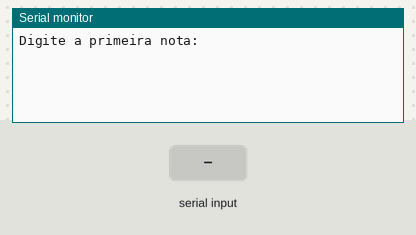
The sketch below on a simulated Arduino Uno, built with avr-gcc and run on an emulated ATmega328P. Shown: the last lines printed to the serial monitor. The inputs (shaded band) are chosen by the test bench.

Above: at 1.2 s.
1.3 s: "90,45,200\n" received over Serial
At 2.1 s:
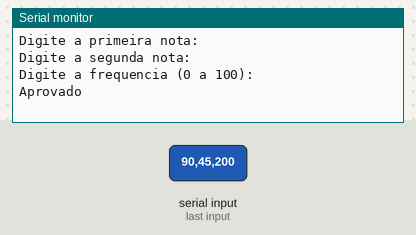
2.8 s: "30,150,10\n" received over Serial
At 3.3 s:
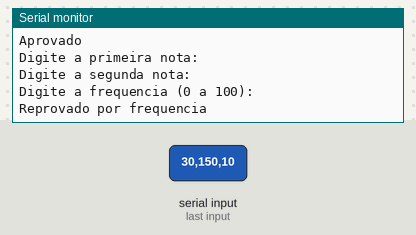

Measured:
- after the input at 1.3 s, the serial monitor: prints a new line at once (image 1)
- after the input at 2.8 s, the serial monitor: prints a new line after 0.06 s (image 2)

The sketch:

AvaliacaoSenai.ino
```cpp
// Avaliacao de desempenho escolar

//Uma consideração no codigo, eu ia utilizar o Serial.Read(); para limpar o buffer, mas nao coloquei.

int MediaNotaAluno1 = 0;
int MediaNotaAluno2 = 0;
int FrequenciaEscolar = 0;
float media = 0;

void setup()
{
  Serial.begin(9600);
}

void loop()
{
  // Entrada da primeira nota
  Serial.println("Digite a primeira nota:");
  while (!Serial.available());//Esqueci do !Serial.available na hora de preencher o while
  MediaNotaAluno1 = Serial.parseInt();


  // Entrada da segunda nota
  Serial.println("Digite a segunda nota:");
  while (!Serial.available());
  MediaNotaAluno2 = Serial.parseInt();


  // Entrada da frequencia
  Serial.println("Digite a frequencia (0 a 100):");
  while (!Serial.available());
  FrequenciaEscolar = Serial.parseInt();


  // Calculo da media
  media = (MediaNotaAluno1 + MediaNotaAluno2) / 2.0;

  // Processamento
  if (media == 10 && FrequenciaEscolar == 100) {
    Serial.println("Parabens! Nota maxima!");
  }
  else if (media >= 6 && FrequenciaEscolar >= 75) {
    Serial.println("Aprovado");
  }
  else if (media < 6 && FrequenciaEscolar < 75) {
    Serial.println("Reprovado por nota e frequencia");
  }
  else if (media < 6) {
    Serial.println("Reprovado por nota");
  }
  else if (FrequenciaEscolar < 75) {
    Serial.println("Reprovado por frequencia");
  }
  else {
    Serial.println("Dados invalidos, digite novamente");
  }

   delay(1000);
}
```
